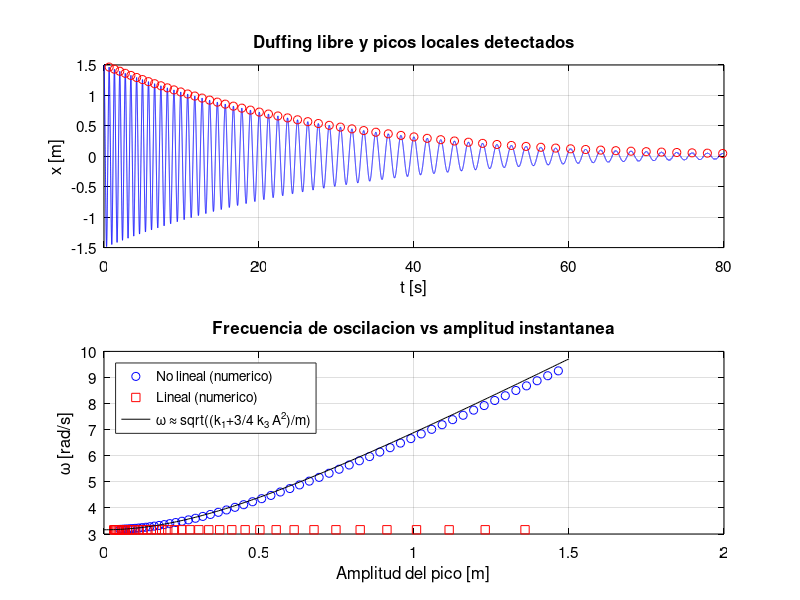

Source code (MATLAB):
%% NF4 - Duffing libre: la frecuencia depende de la amplitud
% m*x'' + c*x' + k1*x + k3*x^3 = 0
clear; clc; close all;

%% ---------- GRAFICAS CON FONDO BLANCO ----------
set(groot, 'defaultFigureColor', 'w');          % fondo de la ventana
set(groot, 'defaultAxesColor', 'w');            % fondo de los ejes
set(groot, 'defaultAxesXColor', 'k', 'defaultAxesYColor', 'k', 'defaultAxesZColor', 'k');
set(groot, 'defaultTextColor', 'k', 'defaultAxesGridColor', [0.15 0.15 0.15]);
try, set(groot, 'defaultLegendColor', 'w', 'defaultLegendTextColor', 'k'); end
set(groot, 'defaultAxesFontSize', 11);
try, set(groot, 'defaultFigureTheme', 'light'); end   % MATLAB R2025a+ (modo oscuro)

%% ---------- PARAMETROS ----------
m  = 1;      % masa [kg]
c  = 0.1;    % amortiguamiento [N s/m]
k1 = 10;     % rigidez lineal [N/m]
k3 = 50;     % rigidez cubica [N/m^3]
x0 = 1.5;    % desplazamiento inicial [m]  (grande para notar la no linealidad)
v0 = 0;
tf = 80;     % tiempo final [s]
dt = 1e-3;

%% ---------- INTEGRACION ----------
t    = 0:dt:tf;
opts = odeset('RelTol',1e-10,'AbsTol',1e-12);
fNL  = @(t,y) [y(2); -(c*y(2) + k1*y(1) + k3*y(1)^3)/m];   % no lineal
fL   = @(t,y) [y(2); -(c*y(2) + k1*y(1))/m];               % lineal (k3 = 0)
[~,yN] = ode45(fNL, t, [x0; v0], opts);   x  = yN(:,1)';
[~,yL] = ode45(fL,  t, [x0; v0], opts);   xL = yL(:,1)';

%% ---------- DETECTOR DE PICOS LOCALES (sin toolbox) ----------
p  = find(x(2:end-1)  > x(1:end-2)  & x(2:end-1)  >= x(3:end)  & x(2:end-1)  > 0) + 1;
pL = find(xL(2:end-1) > xL(1:end-2) & xL(2:end-1) >= xL(3:end) & xL(2:end-1) > 0) + 1;

% Periodo entre picos consecutivos -> frecuencia instantanea
T_NL = diff(t(p));        w_NL = 2*pi./T_NL;     A_NL = x(p(1:end-1));
T_L  = diff(t(pL));       w_L  = 2*pi./T_L;      A_L  = xL(pL(1:end-1));

% Aproximacion teorica (balance armonico de 1er orden)
A_teo = linspace(0, x0, 200);
w_teo = sqrt((k1 + 0.75*k3*A_teo.^2)/m);

%% ---------- TABLA ----------
fprintf('  Pico   Amplitud[m]   w_NL[rad/s]   w_lineal[rad/s]\n');
for i = 1:min(10,length(w_NL))
    fprintf('  %3d     %8.4f      %8.4f        %8.4f\n', i, A_NL(i), w_NL(i), w_L(min(i,end)));
end

%% ---------- GRAFICAS ----------
figure;
subplot(2,1,1);
plot(t, x, 'b'); hold on; plot(t(p), x(p), 'ro'); grid on;
xlabel('t [s]'); ylabel('x [m]'); title('Duffing libre y picos locales detectados');

subplot(2,1,2);
plot(A_NL, w_NL, 'bo', A_L, w_L, 'rs'); hold on; grid on;
plot(A_teo, w_teo, 'k-');
xlabel('Amplitud del pico [m]'); ylabel('\omega [rad/s]');
legend('No lineal (numerico)', 'Lineal (numerico)', '\omega \approx sqrt((k_1+3/4 k_3 A^2)/m)', ...
       'Location', 'northwest');
title('Frecuencia de oscilacion vs amplitud instantanea');
